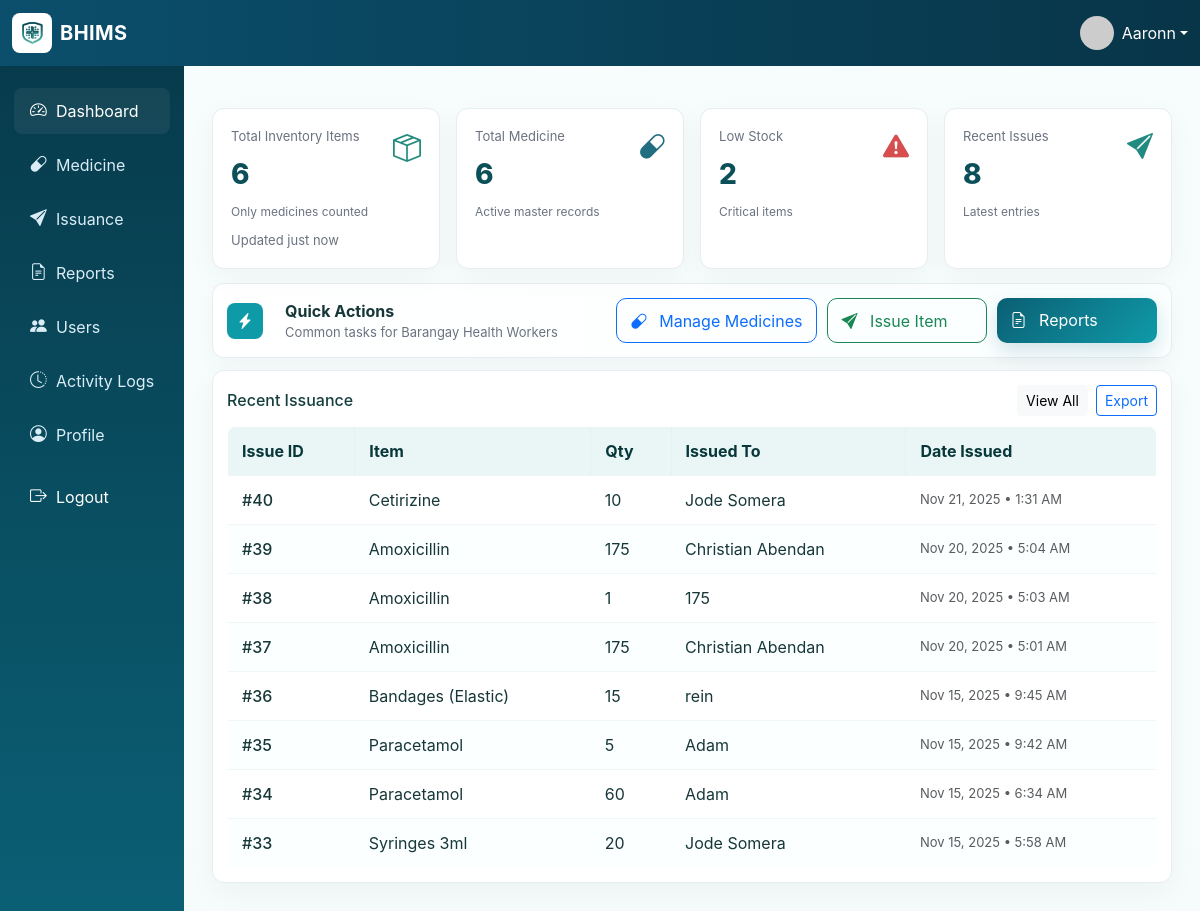
Page /dashboard.php (signed in) on the committed database.
### tables this page shows
CREATE TABLE `issuance` (
  `issue_id` int(11) NOT NULL,
  `item_code` varchar(100) DEFAULT NULL,
  `item_name` varchar(255) DEFAULT NULL,
  `quantity_issued` int(11) DEFAULT NULL,
  `issued_to` varchar(255) DEFAULT NULL,
  `purpose` text DEFAULT NULL,
  `issued_by` int(11) DEFAULT NULL,
  `date_issued` datetime DEFAULT current_timestamp(),
  `status` varchar(32) DEFAULT 'Complete'
);

### functions.php (called while the page is built, shortened)
<?php
require_once 'config.php';
function count_table($table) {
    global $mysqli;
    $table = $mysqli->real_escape_string($table);
    $res = $mysqli->query("SELECT COUNT(*) as cnt FROM `$table`");
    $r = $res->fetch_assoc();
    return intval($r['cnt']);
}
function low_stock_alerts() {
    global $mysqli;
    $alerts = [];
    $sql = '
      SELECT med_id, item_name,
             COALESCE(quantity,0) AS quantity,
             COALESCE(min_stock,0) AS min_stock
      FROM medicine
      WHERE (min_stock > 0 AND quantity < min_stock)
         OR (COALESCE(min_stock,0) = 0 AND quantity <= 5)
      ORDER BY (min_stock > 0) DESC, (quantity - min_stock) ASC, quantity ASC
    ';
    $stmt = $mysqli->prepare($sql);
    if ($stmt) {
        $stmt->execute();
        $res = $stmt->get_result();
        while ($row = $res->fetch_assoc()) {
            $alerts[] = [
                'type' => 'Medicine',
                'item_name' => $row['item_name'],
                'qty' => (int)$row['quantity'],
                'min_stock' => (int)$row['min_stock'],
                'med_id' => (int)$row['med_id']
            ];
        }
    }
    return $alerts;
}
?>

### dashboard.php (the view, shortened to what this page needs)
<?php
require_once 'header.php';
require_once 'functions.php';
$total_med = count_table('medicine');
$total_items = $total_med;
$alerts = low_stock_alerts();
$stmt = $mysqli->prepare(
  'SELECT issue_id, item_name, quantity_issued, issued_to, date_issued
   FROM issuance
   ORDER BY date_issued DESC
   LIMIT 8'
);
if ($stmt === false) {
    $issued = [];
} else {
    $stmt->execute();
    $issued = $stmt->get_result()->fetch_all(MYSQLI_ASSOC);
}
?>
<!doctype html>
<html>
<head>
  <link href="https://cdn.jsdelivr.net/npm/bootstrap@5.3.2/dist/css/bootstrap.min.css" rel="stylesheet">
  <link href="https://cdn.jsdelivr.net/npm/bootstrap-icons@1.10.5/font/bootstrap-icons.css" rel="stylesheet">
</head>
<body>
    <div class="grid" role="region" aria-label="Top metrics">
      <div class="metric-card">
        <div class="metric-top">
          <div>
            <div class="metric-title">Total Inventory Items</div>
            <div class="metric-value"><?php echo (int)$total_items; ?></div>
            <div class="metric-sub muted">Only medicines counted</div>
          </div>
          <div style="text-align:right">
            <div class="metric-icon"><i class="bi bi-box-seam" style="font-size:28px;color:#0b7f6f"></i></div>
          </div>
        </div>
        <div style="margin-top:10px" class="muted small">Updated just now</div>
      </div>
      <div class="metric-card">
        <div class="metric-top">
          <div>
            <div class="metric-title">Total Medicine</div>
            <div class="metric-value"><?php echo (int)$total_med; ?></div>
            <div class="metric-sub muted">Active master records</div>
          </div>
          <div>
            <i class="bi bi-capsule metric-icon" style="color:#0b5f74"></i>
          </div>
        </div>
      </div>
      <div class="metric-card">
        <div class="metric-top">
          <div>
            <div class="metric-title">Low Stock</div>
            <div class="metric-value"><?php echo (int)count($alerts); ?></div>
            <div class="metric-sub muted">Critical items</div>
          </div>
          <div>
            <i class="bi bi-exclamation-triangle-fill metric-icon" style="color:var(--danger)"></i>
          </div>
        </div>
      </div>
      <div class="metric-card">
        <div class="metric-top">
          <div>
            <div class="metric-title">Recent Issues</div>
            <div class="metric-value"><?php echo (int)count($issued); ?></div>
            <div class="metric-sub muted">Latest entries</div>
          </div>
          <div>
            <i class="bi bi-send-fill metric-icon" style="color:#0b7f74"></i>
          </div>
        </div>
      </div>
    </div>
    <div class="quick-card">
      <div style="display:flex;align-items:center;gap:12px">
        <div class="icon-small"><i class="bi bi-lightning-charge-fill"></i></div>
        <div>
          <div style="font-weight:700">Quick Actions</div>
          <div class="muted small">Common tasks for Barangay Health Workers</div>
        </div>
      </div>
      <div class="quick-actions">
        <a href="medicine.php" class="btn btn-outline-primary"><i class="bi bi-capsule me-2"></i> Manage Medicines</a>
        <a href="issuance.php" class="btn btn-outline-success"><i class="bi bi-send-fill me-2"></i> Issue Item</a>
        <a href="reports.php" class="btn report-quick"><i class="bi bi-file-earmark-text me-2"></i> Reports</a>
      </div>
    </div>
    <div class="recent-card">
      <div class="recent-head">
        <h3>Recent Issuance</h3>
        <div class="recent-actions">
          <a href="issuance.php" class="btn btn-sm btn-light">View All</a>
          <a href="reports.php#issued" class="btn btn-sm btn-outline-primary">Export</a>
        </div>
      </div>
      <div class="table-responsive">
        <table class="clean-table" role="table" aria-label="Recent issuance">
          <thead>
            <tr>
              <th>Issue ID</th>
              <th>Item</th>
              <th>Qty</th>
              <th>Issued To</th>
              <th>Date Issued</th>
            </tr>
          </thead>
          <tbody>
            <?php if (!empty($issued)): ?>
              <?php foreach ($issued as $it): ?>
                <tr>
                  <td class="fw-medium">#<?php echo htmlspecialchars($it['issue_id']); ?></td>
                  <td><?php echo htmlspecialchars($it['item_name']); ?></td>
                  <td><?php echo (int)$it['quantity_issued']; ?></td>
                  <td><?php echo htmlspecialchars($it['issued_to']); ?></td>
                  <td class="text-muted small"><?php echo date("M d, Y • g:i A", strtotime($it['date_issued'])); ?></td>
                </tr>
              <?php endforeach; ?>
            <?php else: ?>
              <tr><td colspan="5" class="text-center muted py-4">No recent issuance.</td></tr>
            <?php endif; ?>
          </tbody>
        </table>
      </div>
    </div>
</body>
</html>

### assets/css/style.css (style rules this page uses)
body { font-family: "Inter", system-ui, -apple-system, "Segoe UI", Roboto, "Helvetica Neue", Arial; background: #f3f6f9; color: #263238; }
.recent-card { background: #fff; border-radius: 10px; padding: 14px; box-shadow: 0 6px 18px rgba(15, 23, 42, 0.04); }

### dashboard.php (style rules this page uses)
:root { --bg:#f6fbfb;--card:#ffffff;--muted:#6b7280;--accent:#0b5f74;--accent-2:#0f9aa8;--danger:#d23b3b;--glass:rgba(255,255,255,0.7);--border:#e6eef0; }
html,body { height:100% }
body { background:linear-gradient(180deg,#f7fcfc 0%,var(--bg) 100%);font-family:Inter,system-ui,-apple-system,"Segoe UI",Roboto,Arial;color:#173738;margin:0;padding:0 }
.grid { display:grid;grid-template-columns:repeat(4,1fr);gap:16px;margin:14px 0 }
.metric-card { background:var(--card);border-radius:12px;padding:18px;border:1px solid var(--border);box-shadow:0 8px 30px rgba(10,30,30,0.04);display:flex;flex-direction:column;justify-content:space-between;min-height:110px }
.metric-top { display:flex;align-items:flex-start;justify-content:space-between;gap:10px }
.metric-title { font-size:13px;color:var(--muted);margin-bottom:6px }
.metric-value { font-size:28px;font-weight:800;color:#0b4f58 }
.metric-sub { font-size:12px;color:#2b7f74;margin-top:8px }
.metric-icon { font-size:26px;opacity:.9 }
.quick-card { display:flex;gap:12px;align-items:center;justify-content:space-between;padding:14px;border-radius:12px;background:linear-gradient(90deg,#ffffff,#fbffff);border:1px solid var(--border);box-shadow:0 8px 22px rgba(10,30,30,0.03) }
.quick-actions { display:flex;gap:10px;flex-wrap:wrap }
.quick-actions .btn { min-width:160px;text-align:left;border-radius:10px;padding:.6rem .85rem }
.report-quick { background:linear-gradient(135deg,var(--accent),var(--accent-2));color:#fff;border:0;box-shadow:0 8px 20px rgba(11,95,116,0.18) }
.icon-small { width:36px;height:36px;border-radius:8px;display:inline-flex;align-items:center;justify-content:center;background:var(--accent-2);color:#fff;margin-right:10px }
.recent-card { margin-top:12px;padding:14px;border-radius:12px;background:var(--card);border:1px solid var(--border);box-shadow:0 10px 30px rgba(12,18,26,0.04) }
.recent-head { display:flex;justify-content:space-between;align-items:center;margin-bottom:10px }
.recent-head h3 { margin:0;font-size:16px;color:#153e3e }
.recent-actions { display:flex;gap:8px;align-items:center }
.clean-table { width:100%;border-collapse:collapse;background:var(--card);border-radius:8px;overflow:hidden;border:1.6px solid #7a8a8c }
.clean-table thead th { background:#eaf6f6;color:#08373a;font-weight:700;padding:12px 14px;text-align:left;border-right:1px solid rgba(0,0,0,0.02) }
.clean-table thead th:last-child { border-right:0 }
.clean-table tbody td { padding:12px 14px;border-top:1px solid #eef6f6 }
.clean-table tbody tr:nth-child(even) { background:#fbffff }
.muted { color:var(--muted) }
.small { font-size:13px }
.text-muted { color:var(--muted) }

### rows in the picture
issuance: issue_id "40", item_name "Cetirizine", quantity_issued "10", issued_to "Jode Somera", date_issued "Nov 21, 2025 • 1:31 AM"
issuance: issue_id "39", item_name "Amoxicillin", quantity_issued "175", issued_to "Christian Abendan", date_issued "Nov 20, 2025 • 5:04 AM"
issuance: issue_id "38", item_name "Amoxicillin", quantity_issued "1", issued_to "175", date_issued "Nov 20, 2025 • 5:03 AM"
issuance: issue_id "37", item_name "Amoxicillin", quantity_issued "175", issued_to "Christian Abendan", date_issued "Nov 20, 2025 • 5:01 AM"
issuance: issue_id "36", item_name "Bandages (Elastic)", quantity_issued "15", issued_to "rein", date_issued "Nov 15, 2025 • 9:45 AM"
issuance: issue_id "35", item_name "Paracetamol", quantity_issued "5", issued_to "Adam", date_issued "Nov 15, 2025 • 9:42 AM"
issuance: issue_id "34", item_name "Paracetamol", quantity_issued "60", issued_to "Adam", date_issued "Nov 15, 2025 • 6:34 AM"
issuance: issue_id "33", item_name "Syringes 3ml", quantity_issued "20", issued_to "Jode Somera", date_issued "Nov 15, 2025 • 5:58 AM"

### other values in the picture
$current_user_name "Aaronn"
$total_items "6"
$total_med "6"
count($alerts) "2"
count($issued) "8"
